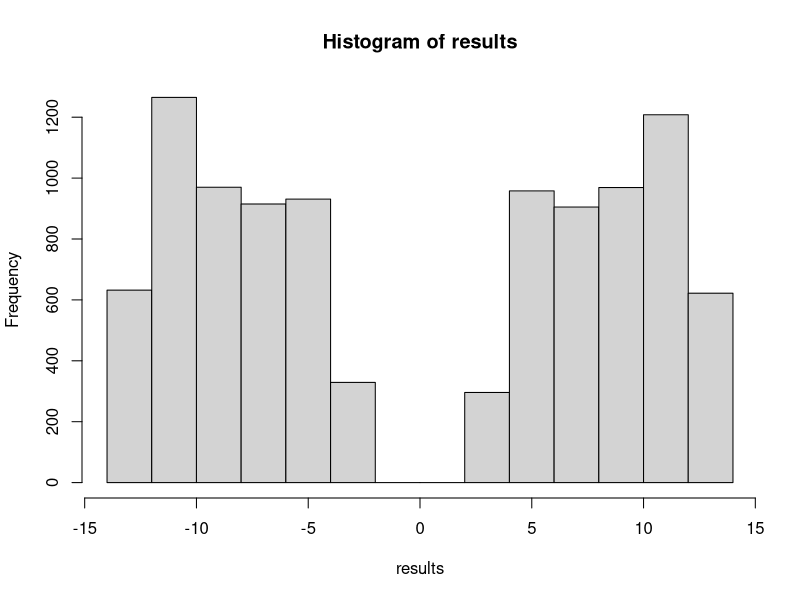
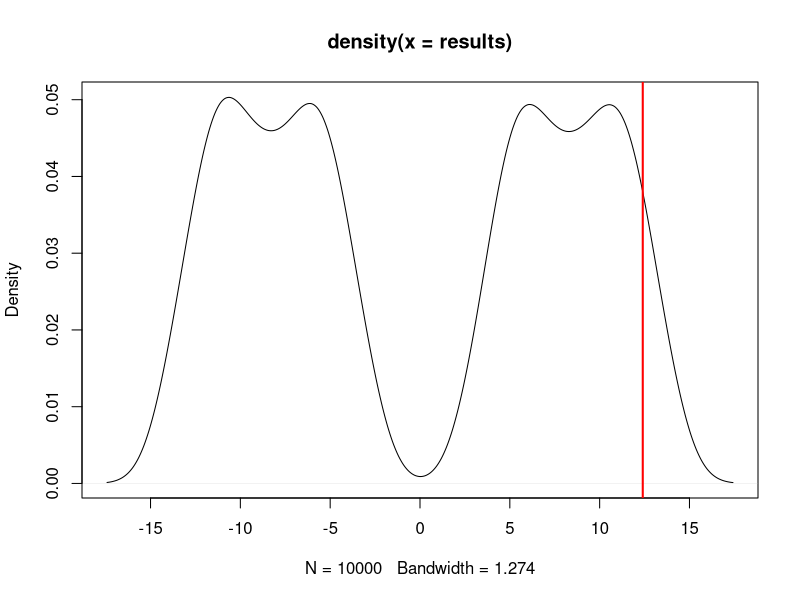

The R script that drew these images, in order:
storage.vector <- NA

# Function that assigns treatment/control depending on 
# propensity scores (assignment probabilities)
experiment <- function(vector.of.probabilities = NULL) {
  k = 1
  for (i in 1:length(vector.of.probabilities)) {
    if(
      sample(x = c(1,0), size = 1, prob = c(vector.of.probabilities[i], 
                                            1 - vector.of.probabilities[i])) == 1) {
      storage.vector[k] <- i
      k = k + 1
    }
  }
  return(list(treated.units = storage.vector, 
              control.units = (1:(length(vector.of.probabilities)))[-storage.vector]))
}

### Here are two distributions
# Incomes for the female-headed households without children are defined per the following code:
set.seed(123); nokids.income <- round(abs(exp(rnorm(1000, 5, 1))))

# Household sizes for the female-headed households with children are defined per this code:
set.seed(123); kids.hhsize <- round(sqrt(abs(rnorm(1000, 12, 100))) + .3)




###Randomized experiment

# Instructions

city.names <- c("A", "B", "C", "D", "E", "F", "G", "H", "I", "J") 



observed.turnout = c(17, 30, 13, 55, 26, 29, 48, 43, 17, 30)
observed.diffmeans <- mean(observed.turnout[c(2,4,6,8,10)]) - 
  mean(observed.turnout[c(1,3,5,7,9)])

print(observed.diffmeans)

foo <- data.frame(city.names, observed.turnout)

# Turnout Function
turnout <- function() {
  # Four coin flips, establishing random assignment
  assignment        <- foo[sample(1:2),]
  assignment[3:4,]  <- foo[sample(3:4),]
  assignment[5:6,]  <- foo[sample(5:6),]
  assignment[7:8,]  <- foo[sample(7:8),]
  assignment[9:10,] <- foo[sample(7:8),]
  
  treatment.group   <- assignment[c(1,3,5,7,9),]
  control.group     <- assignment[c(2,4,6,8,10),]
  
  return(mean(treatment.group[,2]) - mean(control.group[,2]))
}

# Iterating the Turnout Function
iter.RI <- function(iterations = 10000) {
  for (i in 1:iterations) 
  {storage.vector[i] <- turnout()
  }
  return(storage.vector)
}

storage.vector <- NULL
results <- iter.RI()

# Exploring the results
vvv <- quantile(results, prob = c(0.95))
length(unique(results))
hist(results)
plot(density(results))
abline(v = vvv, lwd = 2, col = "red")
